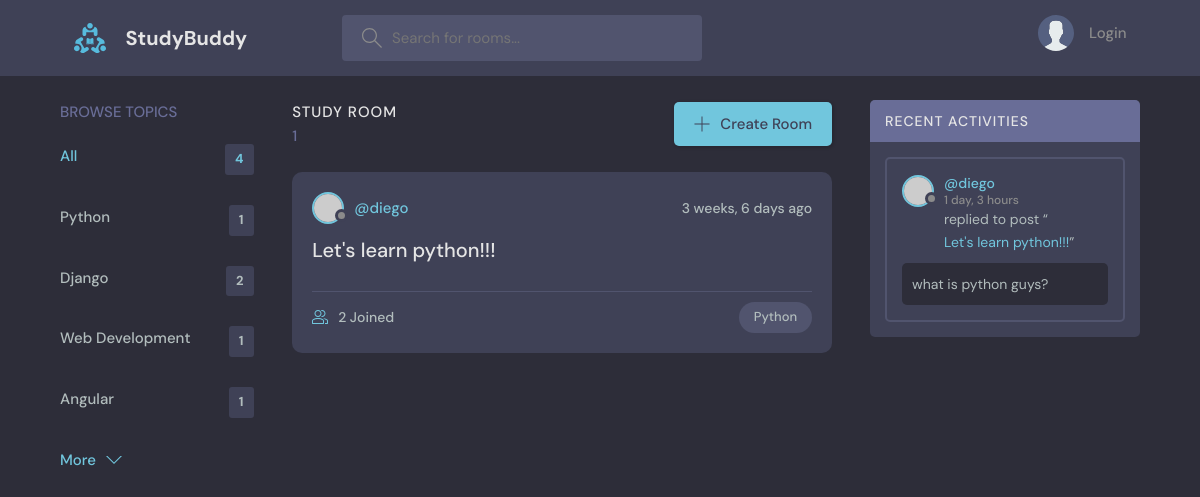
Page /?q=Python on the committed database.
### base/models.py (models this page shows, shortened)
class Topic(models.Model):
    name = models.CharField(max_length=200)

class Room(models.Model):
    host = models.ForeignKey(User, on_delete=models.SET_NULL, null= True)
    topic = models.ForeignKey(Topic, on_delete=models.SET_NULL, null= True)
    name = models.CharField(max_length=200)
    description = models.TextField(null = True, blank= True)
    participants =  models.ManyToManyField(User, related_name='participants', blank=True)
    updated = models.DateTimeField(auto_now=True)
    created = models.DateTimeField(auto_now_add=True)
    class Meta:
        ordering = ['-updated', '-created']
    def __str__(self):
        return self.name

class Message(models.Model):
    user = models.ForeignKey(User, on_delete=models.CASCADE)
    room = models.ForeignKey(Room, on_delete=models.CASCADE)
    body = models.TextField()
    updated = models.DateTimeField(auto_now=True)
    created = models.DateTimeField(auto_now_add=True)
    class Meta:
        ordering = ['-updated', '-created']

### base/views.py (the view)
# urls.py: path('', views.home, name="home"),
def home(request):
    q = request.GET.get('q') if request.GET.get('q') != None else ''
    rooms = Room.objects.filter(Q(topic__name__icontains=q) |
                                Q(name__icontains=q) |
                                Q(description__icontains=q))
    topics = Topic.objects.all()
    room_messages = Message.objects.filter(Q(room__name__icontains=q))
    room_count= rooms.count()
    context ={'rooms':rooms,
              'topics': topics,
              'room_count': room_count,
              'room_messages': room_messages}
    return render(request, 'base/home.html', context)

### base/templates/base/home.html (shortened to what this page needs)
{% extends 'main.html' %}
{% block content %}
<main class="layout layout--3">
      <div class="container">
        {% include "base/topic_component.html" %}
        <div class="roomList">
          <div class="roomList__header">
            <div>
              <h2>Study Room</h2>
              <p>{{rooms.count}}</p>
            </div>
            <a class="btn btn--main" href="create-room.html">
              <svg version="1.1" xmlns="http://www.w3.org/2000/svg" width="32" height="32" viewBox="0 0 32 32">
                <title>add</title>
                <path
                  d="M16.943 0.943h-1.885v14.115h-14.115v1.885h14.115v14.115h1.885v-14.115h14.115v-1.885h-14.115v-14.115z"
                ></path>
              </svg>
              Create Room
            </a>
          </div>
          {% include "base/feed_component.html" %}
        </div>
        {% include "base/activity_component.html" %}
      </div>
    </main>
    {% endblock %}

### base/templates/base/topic_component.html
<div class="topics">
    <div class="topics__header">
      <h2>Browse Topics</h2>
    </div>
    <ul class="topics__list">
      <li>
        <a href=" {% url 'home' %} " class="active">All <span>{{topics.count}}</span></a>
      </li>
      {% for topic in topics %}
      <li>
        <a href="{%url 'home'%}?q={{topic.name}}">{{topic.name}} <span>{{topic.room_set.all.count}}</span></a>
      </li>
      {% endfor %}
    </ul>
    <a class="btn btn--link" href="topics.html">
      More
      <svg version="1.1" xmlns="http://www.w3.org/2000/svg" width="32" height="32" viewBox="0 0 32 32">
        <title>chevron-down</title>
        <path d="M16 21l-13-13h-3l16 16 16-16h-3l-13 13z"></path>
      </svg>
    </a>
  </div>

### base/templates/base/feed_component.html (shortened to what this page needs)
{% for room in rooms %}
<div class="roomListRoom">
            <div class="roomListRoom__header">
              <a href=" {% url 'user-profile' room.host.id %} " class="roomListRoom__author">
                <div class="avatar avatar--small">
                  <img src="https://randomuser.me/api/portraits/women/11.jpg" />
                </div>
                <span>@{{room.host.username}}</span>
              </a>
              <div class="roomListRoom__actions">
                <span>{{room.created|timesince}} ago</span>
              </div>
            </div>
            <div class="roomListRoom__content">
              <a href="{%url 'room' room.id %}">{{room.name}}</a>
            </div>
            <div class="roomListRoom__meta">
              <a href="{%url 'room' room.id %}" class="roomListRoom__joined">
                {{room.participants.all.count}} Joined
              </a>
              <p class="roomListRoom__topic">{{room.topic.name}}</p>
            </div>
          </div>
{% endfor %}

### base/templates/base/activity_component.html (shortened to what this page needs)
<div class="activities">
    <div class="activities__header">
      <h2>Recent Activities</h2>
    </div>
    {% for message in room_messages %}
    <div class="activities__box">
      <div class="activities__boxHeader roomListRoom__header">
        <a href="{% url 'user-profile' message.user.id %}" class="roomListRoom__author">
          <div class="avatar avatar--small">
            <img src="https://randomuser.me/api/portraits/women/11.jpg" />
          </div>
          <p>
            @{{message.user}}
            <span>{{message.created|timesince}}</span>
          </p>
        </a>
      </div>
      <div class="activities__boxContent">
        <p>replied to post “<a href="{%url 'room' message.room.id %}"> {{message.room}} </a>”</p>
        <div class="activities__boxRoomContent">
          {{message.body}}
        </div>
      </div>
    </div>
    {% endfor %}
  </div>

### rows in the picture
Topic: name "Python", room_set.all.count "1"
Topic: name "Django", room_set.all.count "2"
Topic: name "Web Development", room_set.all.count "1"
Topic: name "Angular", room_set.all.count "1"
Room: host.username "diego", created "3 weeks, 6 days", name "Let's learn python!!!", participants.all.count "2", topic.name "Python"
Message: user "diego", created "1 day, 3 hours", room "Let's learn python!!!", body "what is python guys?"

### other values in the picture
{{ topics.count }} "4"
{{ rooms.count }} "1"
